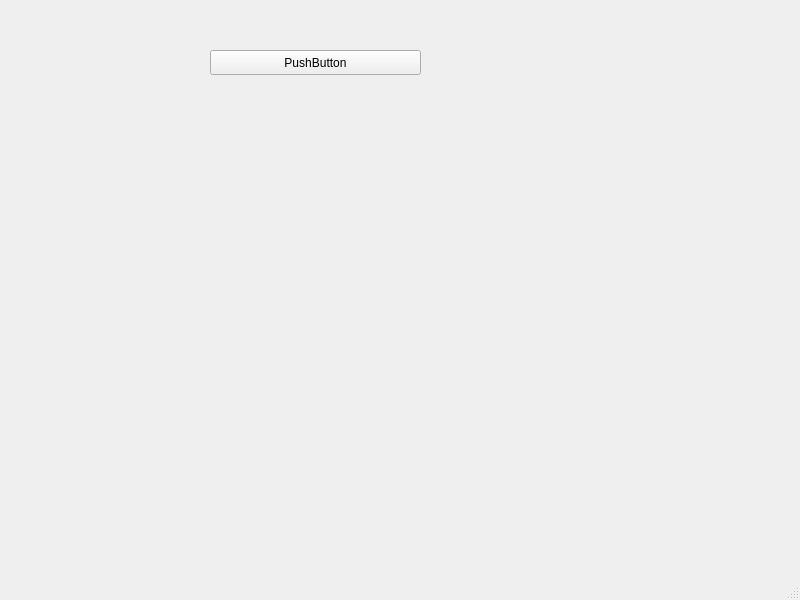
<?xml version="1.0" encoding="UTF-8"?>
<ui version="4.0">
 <class>MainWindow</class>
 <widget class="QMainWindow" name="MainWindow">
  <property name="geometry">
   <rect>
    <x>0</x>
    <y>0</y>
    <width>800</width>
    <height>600</height>
   </rect>
  </property>
  <property name="windowTitle">
   <string>MainWindow</string>
  </property>
  <widget class="QWidget" name="centralwidget">
   <widget class="QPushButton" name="pushButton">
    <property name="geometry">
     <rect>
      <x>210</x>
      <y>50</y>
      <width>211</width>
      <height>25</height>
     </rect>
    </property>
    <property name="text">
     <string>PushButton</string>
    </property>
   </widget>
  </widget>
  <widget class="QMenuBar" name="menubar">
   <property name="geometry">
    <rect>
     <x>0</x>
     <y>0</y>
     <width>800</width>
     <height>22</height>
    </rect>
   </property>
  </widget>
  <widget class="QStatusBar" name="statusbar"/>
 </widget>
 <resources/>
 <connections/>
</ui>
